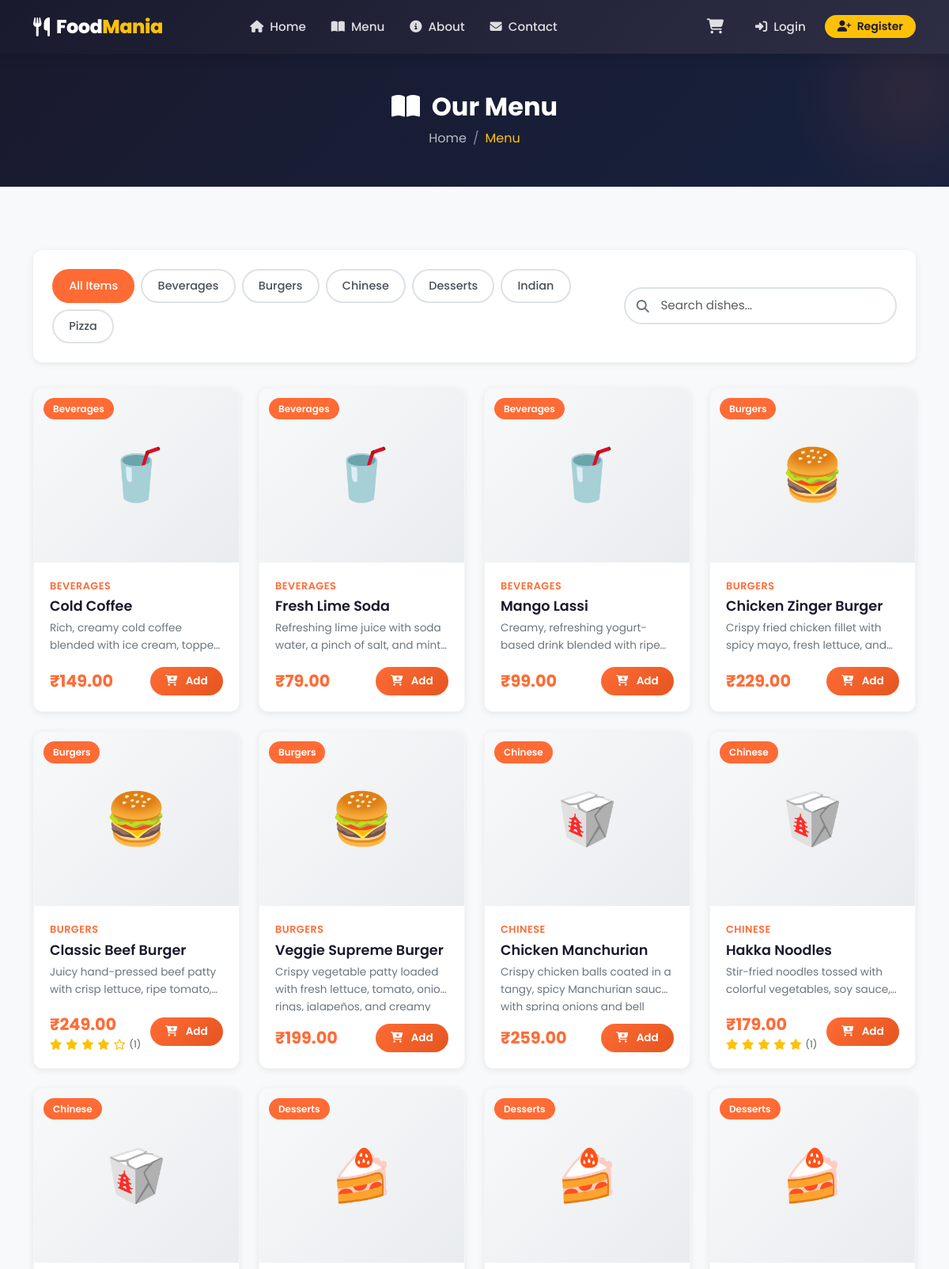
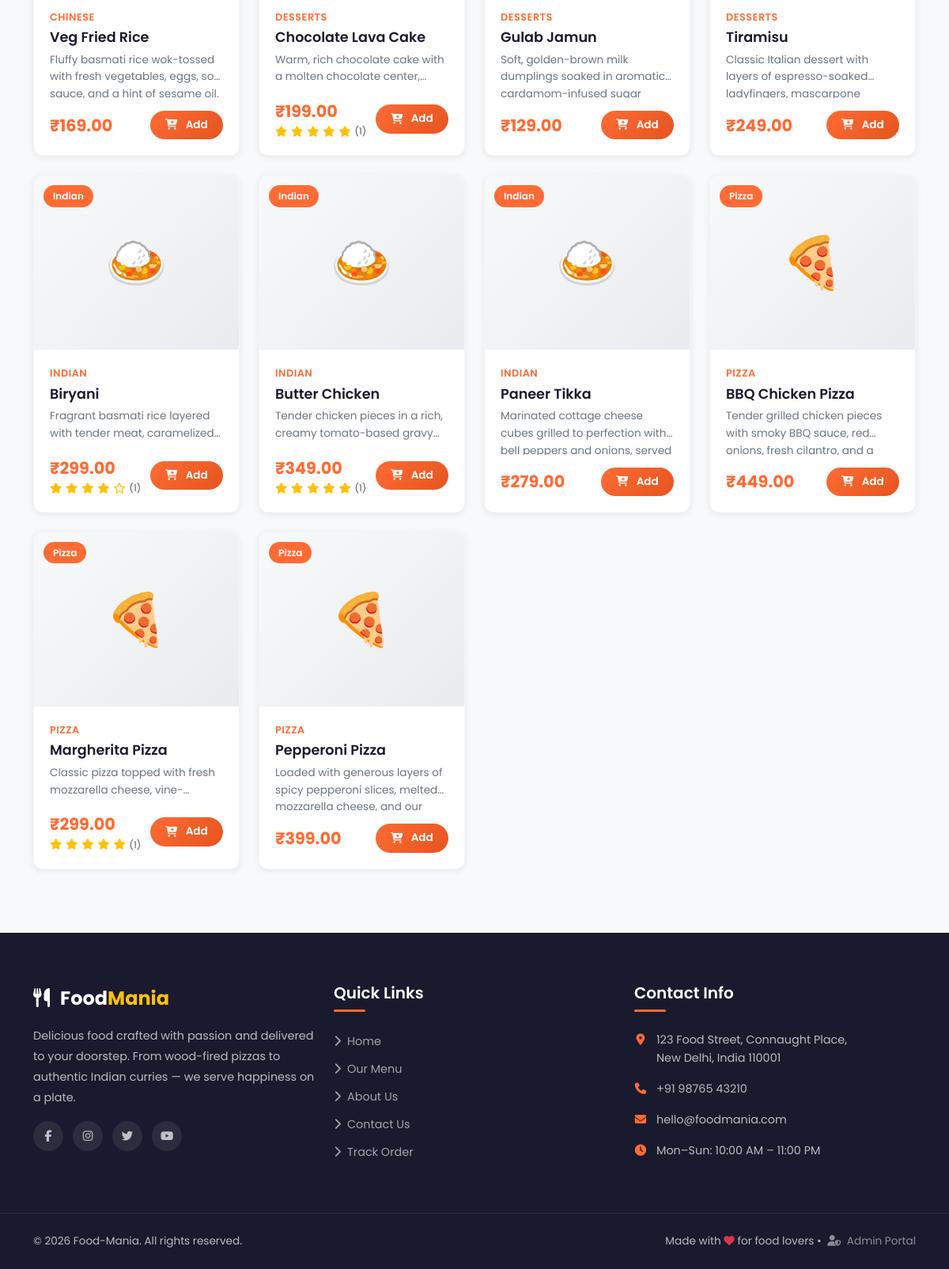
/user/menu.php, run on the app's committed database (2 pictures, top to bottom).
### tables this page shows
CREATE TABLE `categories` (
    `id` INT(11) NOT NULL AUTO_INCREMENT,
    `name` VARCHAR(100) NOT NULL,
    `image` VARCHAR(255) DEFAULT NULL,
    `status` ENUM('active', 'inactive') NOT NULL DEFAULT 'active',
    `created_at` TIMESTAMP NOT NULL DEFAULT CURRENT_TIMESTAMP,
    PRIMARY KEY (`id`)
);

CREATE TABLE `food_items` (
    `id` INT(11) NOT NULL AUTO_INCREMENT,
    `category_id` INT(11) NOT NULL,
    `name` VARCHAR(150) NOT NULL,
    `description` TEXT DEFAULT NULL,
    `price` DECIMAL(10,2) NOT NULL,
    `image` VARCHAR(255) DEFAULT NULL,
    `is_available` TINYINT(1) NOT NULL DEFAULT 1,
    `created_at` TIMESTAMP NOT NULL DEFAULT CURRENT_TIMESTAMP,
    PRIMARY KEY (`id`),
    KEY `fk_food_category` (`category_id`),
    CONSTRAINT `fk_food_category` FOREIGN KEY (`category_id`) REFERENCES `categories`(`id`) ON DELETE CASCADE
);

### user/menu.php (the view, shortened to what this page needs)
<?php
require_once __DIR__ . '/../config/db.php';
require_once __DIR__ . '/../includes/functions.php';
$pdo = getDBConnection();
$stmtCat = $pdo->query("SELECT * FROM categories WHERE status = 'active' ORDER BY name");
$categories = $stmtCat->fetchAll();
$selectedCategory = isset($_GET['category']) ? (int)$_GET['category'] : 0;
if ($selectedCategory > 0) {
    $stmtFood = $pdo->prepare("
        SELECT f.*, c.name AS category_name
        FROM food_items f
        JOIN categories c ON f.category_id = c.id
        WHERE f.is_available = 1 AND c.status = 'active' AND f.category_id = :cat_id
        ORDER BY f.name
    ");
    $stmtFood->execute([':cat_id' => $selectedCategory]);
} else {
    $stmtFood = $pdo->query("
        SELECT f.*, c.name AS category_name
        FROM food_items f
        JOIN categories c ON f.category_id = c.id
        WHERE f.is_available = 1 AND c.status = 'active'
        ORDER BY c.name, f.name
    ");
}
$foodItems = $stmtFood->fetchAll();
include __DIR__ . '/../includes/header.php';
include __DIR__ . '/../includes/navbar.php';
?>
<div class="page-header">
    <div class="container">
        <h1><i class="fas fa-book-open me-2"></i> Our Menu</h1>
        <nav aria-label="breadcrumb">
            <ol class="breadcrumb">
                <li class="breadcrumb-item"><a href="<?php echo SITE_URL; ?>/">Home</a></li>
                <li class="breadcrumb-item active" aria-current="page">Menu</li>
            </ol>
        </nav>
    </div>
</div>
<section class="section-padding">
    <div class="container">
        <div class="menu-filters">
            <div class="row align-items-center g-3">
                <div class="col-lg-8">
                    <div class="d-flex flex-wrap gap-2">
                        <button class="filter-btn <?php echo $selectedCategory === 0 ? 'active' : ''; ?>"
                                data-category="all">
                            All Items
                        </button>
                        <?php foreach ($categories as $cat): ?>
                            <button class="filter-btn <?php echo $selectedCategory === (int)$cat['id'] ? 'active' : ''; ?>"
                                    data-category="<?php echo $cat['id']; ?>">
                                <?php echo sanitize($cat['name']); ?>
                            </button>
                        <?php endforeach; ?>
                    </div>
                </div>
                <div class="col-lg-4">
                    <div class="search-box">
                        <i class="fas fa-search"></i>
                        <input type="text" id="menuSearch" placeholder="Search dishes..."
                               class="form-control">
                    </div>
                </div>
            </div>
        </div>
        <div class="row g-4" id="foodGrid">
            <?php foreach ($foodItems as $item):
                $rating = getFoodRating($pdo, $item['id']);
            ?>
                <div class="col-sm-6 col-lg-3 food-card-col"
                     data-name="<?php echo sanitize($item['name']); ?>"
                     data-category="<?php echo sanitize($item['category_name']); ?>"
                     data-category-id="<?php echo $item['category_id']; ?>">
                    <div class="food-card">
                        <div class="food-card-img">
                            <div class="food-img-placeholder" style="height:220px;display:flex;align-items:center;justify-content:center;background:linear-gradient(135deg,#f8f9fa,#e9ecef);">
                                <?php
                                $foodIcons = [
                                    'Pizza' => '🍕', 'Burgers' => '🍔', 'Chinese' => '🥡',
                                    'Desserts' => '🍰', 'Beverages' => '🥤', 'Indian' => '🍛'
                                ];
                                echo '<span style="font-size:4rem;">' . ($foodIcons[$item['category_name']] ?? '🍽️') . '</span>';
                                ?>
                            </div>
                            <span class="food-card-badge"><?php echo sanitize($item['category_name']); ?></span>
                        </div>
                        <div class="food-card-body">
                            <span class="food-card-category"><?php echo sanitize($item['category_name']); ?></span>
                            <h5 class="food-card-title">
                                <a href="<?php echo SITE_URL; ?>/user/food_detail.php?id=<?php echo $item['id']; ?>">
                                    <?php echo sanitize($item['name']); ?>
                                </a>
                            </h5>
                            <p class="food-card-desc"><?php echo sanitize($item['description']); ?></p>
                            <div class="food-card-footer">
                                <div>
                                    <span class="food-card-price"><?php echo formatPrice($item['price']); ?></span>
                                    <?php if ($rating['count'] > 0): ?>
                                        <div class="food-card-rating">
                                            <?php echo renderStars($rating['average']); ?>
                                            <small class="text-muted">(<?php echo $rating['count']; ?>)</small>
                                        </div>
                                    <?php endif; ?>
                                </div>
                                <button class="btn btn-add-cart"
                                        onclick="addToCart(<?php echo $item['id']; ?>, 1, this)"
                                        title="Add to Cart">
                                    <i class="fas fa-cart-plus me-1"></i> Add
                                </button>
                            </div>
                        </div>
                    </div>
                </div>
            <?php endforeach; ?>
        </div>
    </div>
</section>
<?php include __DIR__ . '/../includes/footer.php'; ?>

### includes/functions.php (shortened to what this page needs)
<?php
function sanitize(string $data): string {
    return htmlspecialchars(trim($data), ENT_QUOTES, 'UTF-8');
}
function formatPrice(float $price): string {
    return '₹' . number_format($price, 2);
}
function getFoodRating(PDO $pdo, int $foodId): array {
    $stmt = $pdo->prepare("
        SELECT COALESCE(AVG(rating), 0) AS average, COUNT(*) AS count
        FROM reviews WHERE food_item_id = :food_id
    ");
    $stmt->execute([':food_id' => $foodId]);
    $result = $stmt->fetch();
    return [
        'average' => round((float)$result['average'], 1),
        'count'   => (int)$result['count'],
    ];
}
function renderStars(float $rating): string {
    $html = '';
    for ($i = 1; $i <= 5; $i++) {
        if ($i <= floor($rating)) {
            $html .= '<i class="fas fa-star text-warning"></i>';
        } elseif ($i - 0.5 <= $rating) {
            $html .= '<i class="fas fa-star-half-alt text-warning"></i>';
        } else {
            $html .= '<i class="far fa-star text-warning"></i>';
        }
    }
    return $html;
}

### data on the page
categories: name "Beverages"
categories: name "Burgers"
categories: name "Chinese"
categories: name "Desserts"
categories: name "Indian"
categories: name "Pizza"
food_items: category.name "🥤", category.name "Beverages", category.name "BEVERAGES", name "Cold Coffee", description "Rich, creamy cold coffee blended with ice cream,…", price "₹149.00"
food_items: category.name "🥤", category.name "Beverages", category.name "BEVERAGES", name "Fresh Lime Soda", description "Refreshing lime juice with soda water, a pinch of salt, and…", price "₹79.00"
food_items: category.name "🥤", category.name "Beverages", category.name "BEVERAGES", name "Mango Lassi", description "Creamy, refreshing yogurt-based drink blended with…", price "₹99.00"
food_items: category.name "🍔", category.name "Burgers", category.name "BURGERS", name "Chicken Zinger Burger", description "Crispy fried chicken fillet with spicy mayo, fresh lettuce,…", price "₹229.00"
food_items: category.name "🍔", category.name "Burgers", category.name "BURGERS", name "Classic Beef Burger", description "Juicy hand-pressed beef patty with crisp lettuce, ripe…", price "₹249.00"
food_items: category.name "🍔", category.name "Burgers", category.name "BURGERS", name "Veggie Supreme Burger", description "Crispy vegetable patty loaded with fresh lettuce, tomato, onion rings, jalapeños, and…", price "₹199.00"
food_items: category.name "🥡", category.name "Chinese", category.name "CHINESE", name "Chicken Manchurian", description "Crispy chicken balls coated in a tangy, spicy Manchurian sauce with spring onions and…", price "₹259.00"
food_items: category.name "🥡", category.name "Chinese", category.name "CHINESE", name "Hakka Noodles", description "Stir-fried noodles tossed with colorful vegetables, soy…", price "₹179.00"
food_items: category.name "🥡", category.name "Chinese", category.name "CHINESE", name "Veg Fried Rice", description "Fluffy basmati rice wok-tossed with fresh vegetables, eggs, soy sauce, and a hint of sesame oil.", price "₹169.00"
food_items: category.name "🍰", category.name "Desserts", category.name "DESSERTS", name "Chocolate Lava Cake", description "Warm, rich chocolate cake with a molten chocolate…", price "₹199.00"
food_items: category.name "🍰", category.name "Desserts", category.name "DESSERTS", name "Gulab Jamun", description "Soft, golden-brown milk dumplings soaked in aromatic cardamom-infused…", price "₹129.00"
food_items: category.name "🍰", category.name "Desserts", category.name "DESSERTS", name "Tiramisu", description "Classic Italian dessert with layers of espresso-soaked ladyfingers,…", price "₹249.00"
food_items: category.name "🍛", category.name "Indian", category.name "INDIAN", name "Biryani", description "Fragrant basmati rice layered with tender meat,…", price "₹299.00"
food_items: category.name "🍛", category.name "Indian", category.name "INDIAN", name "Butter Chicken", description "Tender chicken pieces in a rich, creamy tomato-based…", price "₹349.00"
food_items: category.name "🍛", category.name "Indian", category.name "INDIAN", name "Paneer Tikka", description "Marinated cottage cheese cubes grilled to perfection with bell peppers and onions,…", price "₹279.00"
food_items: category.name "🍕", category.name "Pizza", category.name "PIZZA", name "BBQ Chicken Pizza", description "Tender grilled chicken pieces with smoky BBQ sauce, red onions, fresh cilantro, and…", price "₹449.00"
food_items: category.name "🍕", category.name "Pizza", category.name "PIZZA", name "Margherita Pizza", description "Classic pizza topped with fresh mozzarella…", price "₹299.00"
food_items: category.name "🍕", category.name "Pizza", category.name "PIZZA", name "Pepperoni Pizza", description "Loaded with generous layers of spicy pepperoni slices, melted mozzarella cheese, and…", price "₹399.00"
